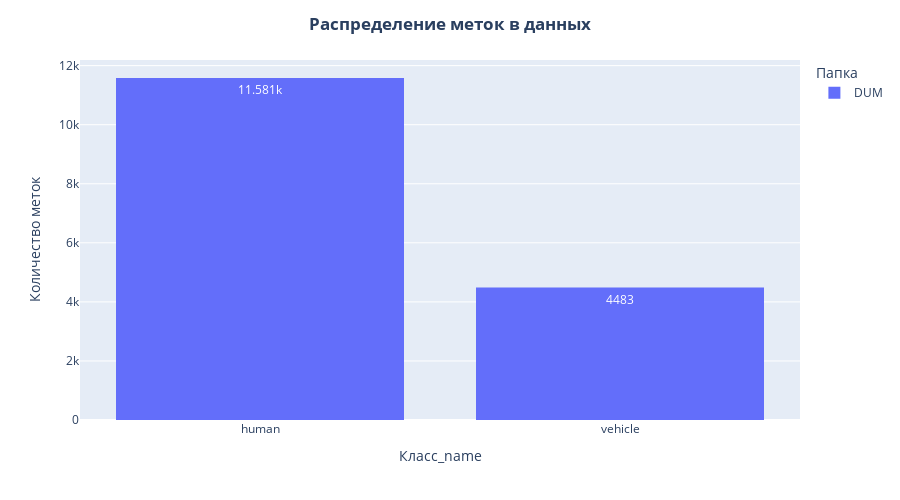

Here is the notebook cell this chart was saved with:
### Code cell
names = {0: 'human', 1: 'vehicle'}
deers_labels_gr = deers_labels.groupby(['Папка', 'Класс'], as_index=False).size().sort_values('Класс', ascending=True)
deers_labels_gr['Класс_name'] = deers_labels_gr['Класс'].apply(lambda x: names[int(x)])

fig_class_1 = px.histogram(
    data_frame=deers_labels_gr,
    y='size',
    x='Класс_name',
    color='Папка',
    text_auto=True
    )

fig_class_1.update_layout(title_text='<b>Распределение меток в данных</b>', title_x=0.5, height=500, yaxis = {"title": 'Количество меток'})
fig_class_1.show()

### Figure 1 — Plotly figure (JSON) as saved in the notebook; plotly's stock layout.template omitted (floating-point values rounded to 4 significant figures)
{"data": [{"alignmentgroup": "True", "bingroup": "x", "histfunc": "sum", "hovertemplate": "Папка=DUM<br>Класс_name=%{x}<br>sum of size=%{y}<extra></extra>", "legendgroup": "DUM", "marker": {"color": "#636efa", "pattern": {"shape": ""}}, "name": "DUM", "offsetgroup": "DUM", "orientation": "v", "showlegend": true, "texttemplate": "%{value}", "type": "histogram", "x": ["human", "vehicle"], "xaxis": "x", "y": [11581, 4483], "yaxis": "y"}], "layout": {"barmode": "relative", "height": 500, "legend": {"title": {"text": "Папка"}, "tracegroupgap": 0}, "margin": {"t": 60}, "title": {"text": "<b>Распределение меток в данных</b>", "x": 0.5}, "xaxis": {"anchor": "y", "domain": [0, 1], "title": {"text": "Класс_name"}}, "yaxis": {"anchor": "x", "domain": [0, 1], "title": {"text": "Количество меток"}}}}
